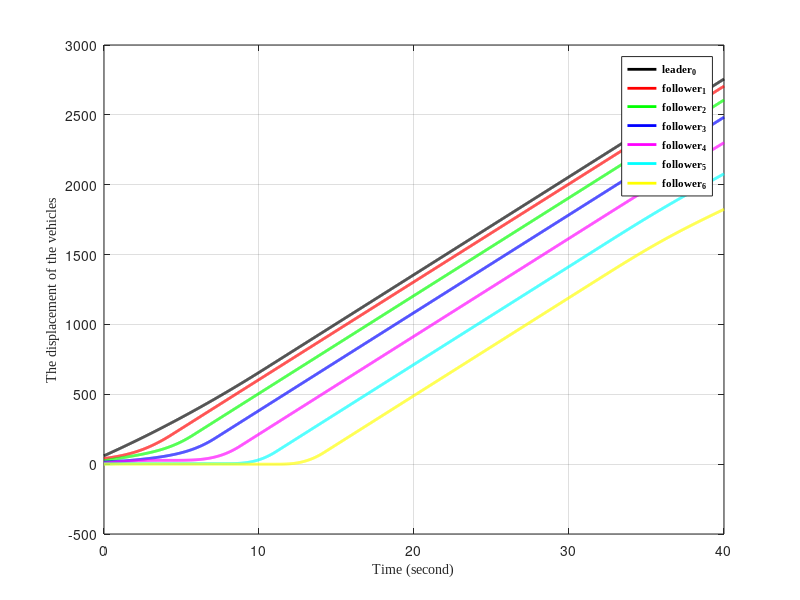
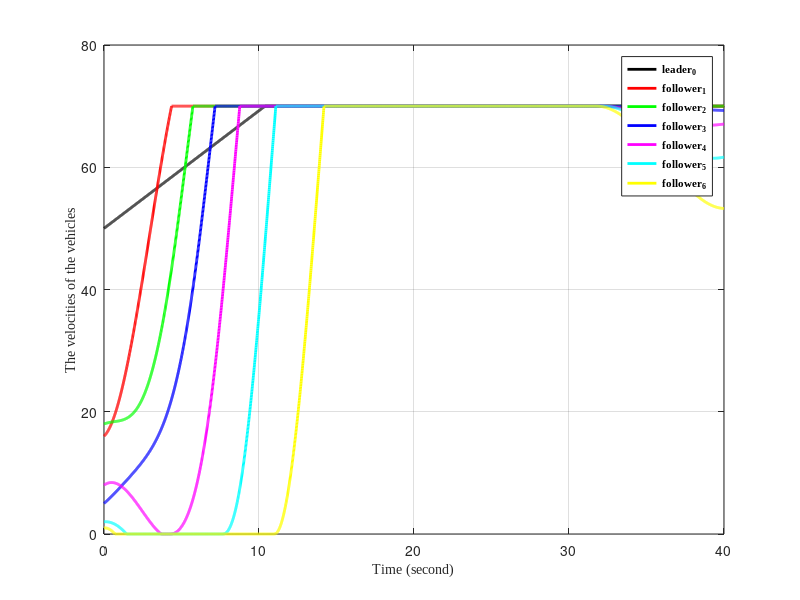
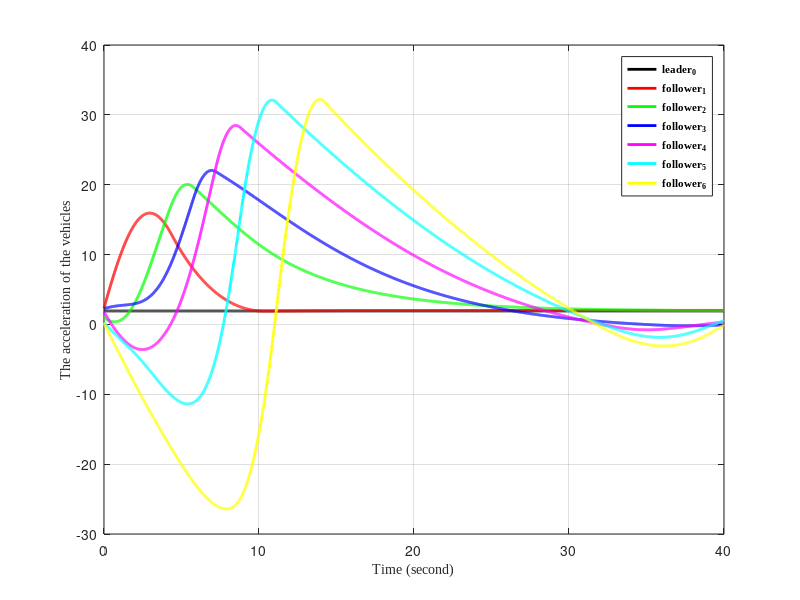
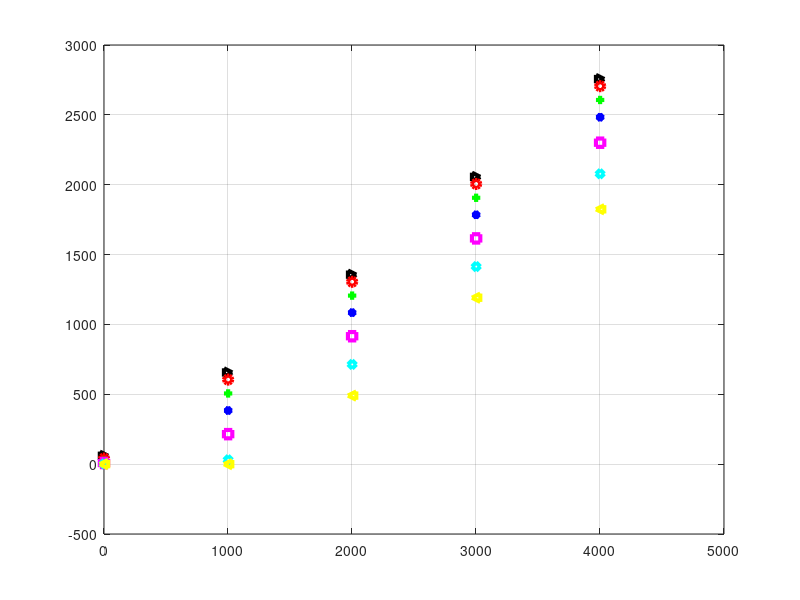

MATLAB code to generate these figures, in order:
% Controller modified from "Nonlinear Consensus-Based Connected Vehicle Platoon Control
% Incorporating Car-Following Interactions and Heterogeneous Time Delays"

%%
clc
clear all

%% Constants
alpha=0.1; % acceleration constant
beta=1.5; % velocity constant
gamma=1; % displacement constant

A=[0,1,0;
   0,0,1;
   0,0,0];

B=[0,0,0;
   0,0,0;
   alpha,beta,gamma];

%% Timing of Simulation
time=40; % total simulation time set at 60
h=0.01; % sampling interval set at 0.01
len=length(0:h:time);

%% Initialising Displacement Values
x0=zeros(3,len);
x1=zeros(3,len);
x2=zeros(3,len);
x3=zeros(3,len);
x4=zeros(3,len);
x5=zeros(3,len);
x6=zeros(3,len);

%% Initialising Velocity Values
v0=zeros(3,len);
v1=zeros(3,len);
v2=zeros(3,len);
v3=zeros(3,len);
v4=zeros(3,len);
v5=zeros(3,len);
v6=zeros(3,len);

%% Initialising Acceleration Values
a0=zeros(3,len);
a1=zeros(3,len);
a2=zeros(3,len);
a3=zeros(3,len);
a4=zeros(3,len);
a5=zeros(3,len);
a6=zeros(3,len);

%% Initialising Controller Values
u0=zeros(3,len);
u1=zeros(3,len);
u2=zeros(3,len);
u3=zeros(3,len);
u4=zeros(3,len);
u5=zeros(3,len);
u6=zeros(3,len);

%% Initial Displacements
x0(:,1)=10*[6; 5; 0.1926];
x1(:,1)=8*[5; 2; 0.2926];
x2(:,1)=6*[4; 3; 0.1623];
x3(:,1)=5*[3; 1; 0.4508];
x4(:,1)=4*[2; 2; 0.4508];
x5(:,1)=2*[1; 1; 0.1182];
x6(:,1)=1*[0; 1; 0.2107];

%% Initial Velocities
v0(:,1)=[2; 0; 0];
v1(:,1)=[2; 0; 0];
v2(:,1)=[2; 0; 0];
v3(:,1)=[2; 0; 0];
v4(:,1)=[2; 0; 0];
v5(:,1)=[2; 0; 0];
v6(:,1)=[2; 0; 0];

%% Pre-Set Safety Distances
r0=[0; 0; 0];
r1=5*[-10; 0; 0];
r2=5*[-20; 0; 0];
r3=5*[-30; 0; 0];
r4=5*[-40; 0; 0];
r5=5*[-50; 0; 0];
r6=5*[-60; 0; 0];

%% Control Law
u0(:,1)=0;
u1(:,1)=-(((a1(:,1)-a0(:,1)) + (v1(:,1)-v0(:,1)) + (x1(:,1)-x0(:,1)-r1))) ;%+ ((a1(:,1)-a0(:,1)) + (v1(:,1)-v0(:,1)) + (x1(:,1)-x0(:,1)-r1));
u2(:,1)=-((a2(:,1)-a1(:,1)) + (v2(:,1)-v1(:,1)) + (x2(:,1)-x1(:,1)-r2));
u3(:,1)=-((a3(:,1)-a2(:,1)) + (v3(:,1)-v2(:,1)) + (x3(:,1)-x2(:,1)-r3));
u4(:,1)=-((a4(:,1)-a3(:,1)) + (v4(:,1)-v3(:,1)) + (x4(:,1)-x3(:,1)-r4));
u5(:,1)=-((a5(:,1)-a4(:,1)) + (v5(:,1)-v4(:,1)) + (x5(:,1)-x4(:,1)-r5));
u6(:,1)=-((a6(:,1)-a5(:,1)) + (v6(:,1)-v5(:,1)) + (x6(:,1)-x5(:,1)-r6));

% u0(:,1)=0;
% u1(:,1)=-((alpha*(a1(:,1)-a0(:,1)) + beta*(v1(:,1)-v0(:,1)) + gamma*(x1(:,1)-x0(:,1)-r1))+(alpha*(a1(:,1)-a0(:,1)) + beta*(v1(:,1)-v0(:,1)) + gamma*(x1(:,1)-x0(:,1)-r1)));
% u2(:,1)=-(alpha*(a2(:,1)-a1(:,1)) + beta*(v2(:,1)-v1(:,1)) + gamma*(x2(:,1)-x1(:,1)-r2));
% u3(:,1)=-(alpha*(a3(:,1)-a2(:,1)) + beta*(v3(:,1)-v2(:,1)) + gamma*(x3(:,1)-x2(:,1)-r3));
% u4(:,1)=-(alpha*(a4(:,1)-a3(:,1)) + beta*(v4(:,1)-v3(:,1)) + gamma*(x4(:,1)-x3(:,1)-r4));
% u5(:,1)=-(alpha*(a5(:,1)-a4(:,1)) + beta*(v5(:,1)-v4(:,1)) + gamma*(x5(:,1)-x4(:,1)-r5));
% u6(:,1)=-(alpha*(a6(:,1)-a5(:,1)) + beta*(v6(:,1)-v5(:,1)) + gamma*(x6(:,1)-x5(:,1)-r6));

for k=2:1:len
    % for leader
    if (x0(2,k-1)>=70)
        x0(2,k-1)=70;
    elseif (x0(2,k-1)<0)
        x0(2,k-1)=0;
    else
        x0(2,k-1)=x0(2,k-1);
    end
    
    k1=h*(A*x0(:,k-1));
    k2=h*(A*(x0(:,k-1)+0.5*k1));
    k3=h*(A*(x0(:,k-1)+0.5*k2));
    k4=h*(A*(x0(:,k-1)+k3));
    x0(:,k)=x0(:,k-1)+(1/6)*(k1+2*k2+2*k3+k4);
    %%%%%%%%%%%%%%%%%%%%%
    
    % for follower 1
    if (x1(2,k-1)>=70)
        x1(2,k-1)=70;
    elseif (x1(2,k-1)<0)
        x1(2,k-1)=0;
    else
        x1(2,k-1)=x1(2,k-1);
    end

    k1=h*(A*x1(:,k-1)+B*u1(:,k-1));
    k2=h*(A*(x1(:,k-1)+0.5*k1));
    k3=h*(A*(x1(:,k-1)+0.5*k2));
    k4=h*(A*(x1(:,k-1)+k3));   
    x1(:,k)=x1(:,k-1)+(1/6)*(k1+2*k2+2*k3+k4);
    %%%%%%%%%%%%%%%%%%%%%
    
    % for follower 2
    if (x2(2,k-1)>=70)
        x2(2,k-1)=70;
    elseif (x2(2,k-1)<0)
        x2(2,k-1)=0;
    else
        x2(2,k-1)=x2(2,k-1);
    end

    k1=h*(A*x2(:,k-1)+B*u2(:,k-1));        
    k2=h*(A*(x2(:,k-1)+0.5*k1));
    k3=h*(A*(x2(:,k-1)+0.5*k2));
    k4=h*(A*(x2(:,k-1)+k3));   
    x2(:,k)=x2(:,k-1)+(1/6)*(k1+2*k2+2*k3+k4);
    %%%%%%%%%%%%%%%%%%%%%
    
    % for follower 3
    if (x3(2,k-1)>=70)
        x3(2,k-1)=70;
    elseif (x3(2,k-1)<0)
        x3(2,k-1)=0;
    else
        x3(2,k-1)=x3(2,k-1);
    end

    k1=h*(A*x3(:,k-1)+B*u3(:,k-1));
    k2=h*(A*(x3(:,k-1)+0.5*k1));
    k3=h*(A*(x3(:,k-1)+0.5*k2));
    k4=h*(A*(x3(:,k-1)+k3));
    x3(:,k)=x3(:,k-1)+(1/6)*(k1+2*k2+2*k3+k4);
    %%%%%%%%%%%%%%%%%%%%%
        
    % for follower 4
    if (x4(2,k-1)>=70)
        x4(2,k-1)=70;
    elseif (x4(2,k-1)<0)
        x4(2,k-1)=0;
    else
        x4(2,k-1)=x4(2,k-1);
    end

    k1=h*(A*x4(:,k-1)+B*u4(:,k-1));        
    k2=h*(A*(x4(:,k-1)+0.5*k1));
    k3=h*(A*(x4(:,k-1)+0.5*k2));
    k4=h*(A*(x4(:,k-1)+k3));   
    x4(:,k)=x4(:,k-1)+(1/6)*(k1+2*k2+2*k3+k4);
    %%%%%%%%%%%%%%%%%%%%%
    
    % for follower 5
    if (x5(2,k-1)>=70)
        x5(2,k-1)=70;
    elseif (x5(2,k-1)<0)
        x5(2,k-1)=0;
    else
        x5(2,k-1)=x5(2,k-1);
    end

    k1=h*(A*x5(:,k-1)+B*u5(:,k-1));        
    k2=h*(A*(x5(:,k-1)+0.5*k1));
    k3=h*(A*(x5(:,k-1)+0.5*k2));
    k4=h*(A*(x5(:,k-1)+k3));   
    x5(:,k)=x5(:,k-1)+(1/6)*(k1+2*k2+2*k3+k4);
    %%%%%%%%%%%%%%%%%%%%%
    
    % for follower 6
    if (x6(2,k-1)>=70)
        x6(2,k-1)=70;
    elseif (x6(2,k-1)<0)
        x6(2,k-1)=0;
    else
        x6(2,k-1)=x6(2,k-1);
    end

    k1=h*(A*x6(:,k-1)+B*u6(:,k-1));        
    k2=h*(A*(x6(:,k-1)+0.5*k1));
    k3=h*(A*(x6(:,k-1)+0.5*k2));
    k4=h*(A*(x6(:,k-1)+k3));   
    x6(:,k)=x6(:,k-1)+(1/6)*(k1+2*k2+2*k3+k4);
    %%%%%%%%%%%%%%%%%%%%%
    
    u1(:,k)=-((a1(:,k)-a0(:,k)) + (v1(:,k)-v0(:,k)) + (x1(:,k)-x0(:,k)-r1)) ;%+ ((a1(:,k)-a0(:,k)) + (v1(:,k)-v0(:,k)) + (x1(:,k)-x0(:,k)-r1));
    u2(:,k)=-((a2(:,k)-a1(:,k)) + (v2(:,k)-v1(:,k)) + (x2(:,k)-x1(:,k)-r2));
    u3(:,k)=-((a3(:,k)-a2(:,k)) + (v3(:,k)-v2(:,k)) + (x3(:,k)-x2(:,k)-r3));
    u4(:,k)=-((a4(:,k)-a3(:,k)) + (v4(:,k)-v3(:,k)) + (x4(:,k)-x3(:,k)-r4));
    u5(:,k)=-((a5(:,k)-a4(:,k)) + (v5(:,k)-v4(:,k)) + (x5(:,k)-x4(:,k)-r5));
    u6(:,k)=-((a6(:,k)-a5(:,k)) + (v6(:,k)-v5(:,k)) + (x6(:,k)-x5(:,k)-r6));
    
%     u1(:,k)=-((alpha*(a1(:,k)-a0(:,k)) + beta*(v1(:,k)-v0(:,k)) + gamma*(x1(:,k)-x0(:,k)-r1))+(alpha*(a1(:,k)-a0(:,k)) + beta*(v1(:,k)-v0(:,k)) + gamma*(x1(:,k)-x0(:,k)-r1)));
%     u2(:,k)=-(alpha*(a2(:,k)-a1(:,k)) + beta*(v2(:,k)-v1(:,k)) + gamma*(x2(:,k)-x1(:,k)-r2));
%     u3(:,k)=-(alpha*(a3(:,k)-a2(:,k)) + beta*(v3(:,k)-v2(:,k)) + gamma*(x3(:,k)-x2(:,k)-r3));
%     u4(:,k)=-(alpha*(a4(:,k)-a3(:,k)) + beta*(v4(:,k)-v3(:,k)) + gamma*(x4(:,k)-x3(:,k)-r4));
%     u5(:,k)=-(alpha*(a5(:,k)-a4(:,k)) + beta*(v5(:,k)-v4(:,k)) + gamma*(x5(:,k)-x4(:,k)-r5));
%     u6(:,k)=-(alpha*(a6(:,k)-a5(:,k)) + beta*(v6(:,k)-v5(:,k)) + gamma*(x6(:,k)-x5(:,k)-r6));
    
end

%% Figure 1: Plotting Displacement Curves
figure
plot(0:h:time, x0(1,:),'-k','LineWidth',2)
hold on
plot(0:h:time, x1(1,:),'-r','LineWidth',2)
hold on
plot(0:h:time, x2(1,:),'-g','LineWidth',2)
hold on
plot(0:h:time, x3(1,:),'-b','LineWidth',2)
hold on
plot(0:h:time, x4(1,:),'-m','LineWidth',2)
hold on
plot(0:h:time, x5(1,:),'-c','LineWidth',2)
hold on
plot(0:h:time, x6(1,:),'-y','LineWidth',2)
hold on
grid on
xlabel('Time (second)','Fontname', 'Times New Roman','fontsize',10)
ylabel('The displacement of the vehicles','Fontname', 'Times New Roman','fontsize',10)
l=legend('leader_{0}','follower_{1}','follower_{2}','follower_{3}','follower_{4}','follower_{5}','follower_{6}');
set(l,'Fontname', 'Times New Roman','FontWeight','bold','FontSize',8)


%% Figure 2: Plotting Velocity Curves
figure          % the velocitiesof mass 1
plot(0:h:time, x0(2,:),'-k','LineWidth',2)
hold on
plot(0:h:time, x1(2,:),'-r','LineWidth',2)
hold on
plot(0:h:time, x2(2,:),'-g','LineWidth',2)
hold on
plot(0:h:time, x3(2,:),'-b','LineWidth',2)
hold on
plot(0:h:time, x4(2,:),'-m','LineWidth',2)
hold on
plot(0:h:time, x5(2,:),'-c','LineWidth',2)
hold on
plot(0:h:time, x6(2,:),'-y','LineWidth',2)
hold on
grid on

xlabel('Time (second)','Fontname', 'Times New Roman','fontsize',10)
ylabel('The velocities of the vehicles','Fontname', 'Times New Roman','fontsize',10)
l=legend('leader_{0}','follower_{1}','follower_{2}','follower_{3}','follower_{4}','follower_{5}','follower_{6}');
set(l,'Fontname', 'Times New Roman','FontWeight','bold','FontSize',8)

%% Figure 3: Plotting Acceleration Curves
figure
plot(0:h:time, x0(3,:),'-k','LineWidth',2)
hold on
plot(0:h:time, x1(3,:),'-r','LineWidth',2)
hold on
plot(0:h:time, x2(3,:),'-g','LineWidth',2)
hold on
plot(0:h:time, x3(3,:),'-b','LineWidth',2)
hold on
plot(0:h:time, x4(3,:),'-m','LineWidth',2)
hold on
plot(0:h:time, x5(3,:),'-c','LineWidth',2)
hold on
plot(0:h:time, x6(3,:),'-y','LineWidth',2)
hold on
grid on

xlabel('Time (second)','Fontname', 'Times New Roman','fontsize',10)
ylabel('The acceleration of the vehicles','Fontname', 'Times New Roman','fontsize',10)
l=legend('leader_{0}','follower_{1}','follower_{2}','follower_{3}','follower_{4}','follower_{5}','follower_{6}');
set(l,'Fontname', 'Times New Roman','FontWeight','bold','FontSize',8)

%% Figure 4: Plotting Locations of each CAV
figure
plot(0,x0(1,1),'>k','linewidth' ,3)
hold on
plot(0,x1(1,1),'or','linewidth' ,3)
hold on 
plot(0,x2(1,1),'+g','linewidth' ,3)
hold on 
plot(0,x3(1,1),'*b','linewidth' ,3)
hold on
plot(0,x4(1,1),'sm','linewidth' ,3)
hold on
plot(0,x5(1,1),'dc','linewidth' ,3)
hold on
plot(0,x6(1,1),'<y','linewidth' ,3)
hold on

plot(1001,x0(1,1001),'>k','linewidth' ,3)
hold on
plot(1001,x1(1,1001),'or','linewidth' ,3)
hold on 
plot(1001,x2(1,1001),'+g','linewidth' ,3)
hold on 
plot(1001,x3(1,1001),'*b','linewidth' ,3)
hold on
plot(1001,x4(1,1001),'sm','linewidth' ,3)
hold on
plot(1001,x5(1,1001),'dc','linewidth' ,3)
hold on
plot(1001,x6(1,1001),'<y','linewidth' ,3)
hold on

plot(2001,x0(1,2001),'>k','linewidth' ,3)
hold on
plot(2001,x1(1,2001),'or','linewidth' ,3)
hold on 
plot(2001,x2(1,2001),'+g','linewidth' ,3)
hold on 
plot(2001,x3(1,2001),'*b','linewidth' ,3)
hold on
plot(2001,x4(1,2001),'sm','linewidth' ,3)
hold on
plot(2001,x5(1,2001),'dc','linewidth' ,3)
hold on
plot(2001,x6(1,2001),'<y','linewidth' ,3)
hold on

plot(3001,x0(1,3001),'>k','linewidth' ,3)
hold on
plot(3001,x1(1,3001),'or','linewidth' ,3)
hold on 
plot(3001,x2(1,3001),'+g','linewidth' ,3)
hold on 
plot(3001,x3(1,3001),'*b','linewidth' ,3)
hold on
plot(3001,x4(1,3001),'sm','linewidth' ,3)
hold on
plot(3001,x5(1,3001),'dc','linewidth' ,3)
hold on
plot(3001,x6(1,3001),'<y','linewidth' ,3)
hold on

plot(4001,x0(1,4001),'>k','linewidth' ,3)
hold on
plot(4001,x1(1,4001),'or','linewidth' ,3)
hold on 
plot(4001,x2(1,4001),'+g','linewidth' ,3)
hold on 
plot(4001,x3(1,4001),'*b','linewidth' ,3)
hold on
plot(4001,x4(1,4001),'sm','linewidth' ,3)
hold on
plot(4001,x5(1,4001),'dc','linewidth' ,3)
hold on
plot(4001,x6(1,4001),'<y','linewidth' ,3)
hold on
grid on

% plot(5001,x0(1,5001),'>k','linewidth' ,3)
% hold on
% plot(5001,x1(1,5001),'or','linewidth' ,3)
% hold on 
% plot(5001,x2(1,5001),'+g','linewidth' ,3)
% hold on 
% plot(5001,x3(1,5001),'*b','linewidth' ,3)
% hold on
% plot(5001,x4(1,5001),'sm','linewidth' ,3)
% hold on
% plot(5001,x5(1,5001),'dc','linewidth' ,3)
% hold on
% plot(5001,x6(1,5001),'<y','linewidth' ,3)
% hold on
% 
% plot(6001,x0(1,6001),'>k','linewidth' ,3)
% hold on
% plot(6001,x1(1,6001),'or','linewidth' ,3)
% hold on 
% plot(6001,x2(1,6001),'+g','linewidth' ,3)
% hold on 
% plot(6001,x3(1,6001),'*b','linewidth' ,3)
% hold on
% plot(6001,x4(1,6001),'sm','linewidth' ,3)
% hold on
% plot(6001,x5(1,6001),'dc','linewidth' ,3)
% hold on
% plot(6001,x6(1,6001),'<y','linewidth' ,3)
% hold on

figure
plot(0:h:time, x1(1,:)-x0(1,:),'-r','LineWidth',2)
hold on
plot(0:h:time, x2(1,:)-x1(1,:),'-g','LineWidth',2)
hold on
plot(0:h:time, x3(1,:)-x1(1,:),'-b','LineWidth',2)
hold on
plot(0:h:time, x4(1,:)-x3(1,:),'-m','LineWidth',2)
hold on
plot(0:h:time, x5(1,:)-x4(1,:),'-c','LineWidth',2)
hold on
plot(0:h:time, x6(1,:)-x5(1,:),'-y','LineWidth',2)
hold on
grid on

xlabel('Time (second)','Fontname', 'Times New Roman','fontsize',10)
ylabel('The spacing distances of the vehicles','Fontname', 'Times New Roman','fontsize',10)
l=legend('leader_{0}','follower_{1}','follower_{2}','follower_{3}','follower_{4}','follower_{5}','follower_{6}');
set(l,'Fontname', 'Times New Roman','FontWeight','bold','FontSize',8)
axis tight

%% Figure 5: Plotting the Errors
figure
plot(0:h:time,u1,'-r','linewidth' ,1)
hold on
plot(0:h:time,u2,'-g','linewidth' ,1)
hold on
plot(0:h:time,u3,'-b','linewidth' ,1)
hold on
plot(0:h:time,u4,'-m','linewidth' ,1)
hold on
plot(0:h:time,u5,'-c','linewidth' ,1)
hold on
plot(0:h:time,u6,'-y','linewidth' ,1)
hold on
grid on

axis tight

